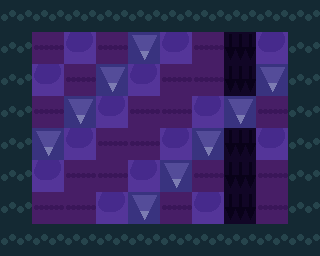

This game map was drawn from its Tiled (.tmx) file and the tilesets committed beside it. A one-line description and the full map source follow:
An orthogonal 10x8 tile map with 32x32 px tiles, 1 tile layer (terrain).

<map version="1.10" tiledversion="1.10.2" orientation="orthogonal" renderorder="right-down" width="10" height="8" tilewidth="32" tileheight="32" infinite="0" nextlayerid="2" nextobjectid="1">
  <tileset firstgid="1" name="tileset" tilewidth="32" tileheight="32" tilecount="5" columns="5">
    <image source="tileset.png" width="160" height="32" />
  </tileset>
  <layer id="1" name="terrain" width="10" height="8">
    <data encoding="csv">
      5,5,5,5,5,5,5,5,5,5,
      5,1,4,1,3,4,1,2,4,5,
      5,4,1,3,4,1,1,2,3,5,
      5,1,3,4,1,1,4,3,1,5,
      5,3,4,1,1,4,3,2,4,5,
      5,4,1,1,4,3,1,2,1,5,
      5,1,1,4,3,1,4,2,1,5,
      5,5,5,5,5,5,5,5,5,5
    </data>
  </layer>
</map>
